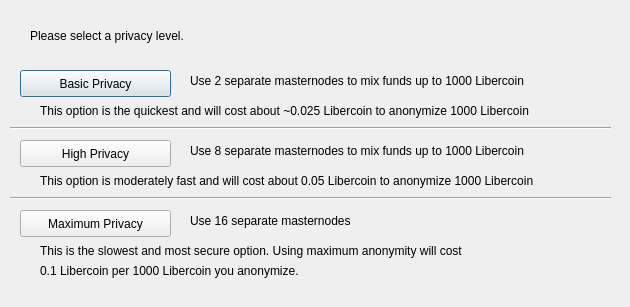
<?xml version="1.0" encoding="UTF-8"?>
<ui version="4.0">
 <class>luxsendConfig</class>
 <widget class="QDialog" name="luxsendConfig">
  <property name="geometry">
   <rect>
    <x>0</x>
    <y>0</y>
    <width>630</width>
    <height>307</height>
   </rect>
  </property>
  <property name="windowTitle">
   <string>Configure luxsend</string>
  </property>
  <widget class="QPushButton" name="buttonBasic">
   <property name="geometry">
    <rect>
     <x>20</x>
     <y>70</y>
     <width>151</width>
     <height>27</height>
    </rect>
   </property>
   <property name="text">
    <string>Basic Privacy</string>
   </property>
  </widget>
  <widget class="QPushButton" name="buttonHigh">
   <property name="geometry">
    <rect>
     <x>20</x>
     <y>140</y>
     <width>151</width>
     <height>27</height>
    </rect>
   </property>
   <property name="text">
    <string>High Privacy</string>
   </property>
  </widget>
  <widget class="QPushButton" name="buttonMax">
   <property name="geometry">
    <rect>
     <x>20</x>
     <y>210</y>
     <width>151</width>
     <height>27</height>
    </rect>
   </property>
   <property name="text">
    <string>Maximum Privacy</string>
   </property>
  </widget>
  <widget class="QLabel" name="label">
   <property name="geometry">
    <rect>
     <x>30</x>
     <y>20</y>
     <width>571</width>
     <height>31</height>
    </rect>
   </property>
   <property name="text">
    <string>Please select a privacy level.</string>
   </property>
  </widget>
  <widget class="QLabel" name="label_2">
   <property name="geometry">
    <rect>
     <x>190</x>
     <y>70</y>
     <width>421</width>
     <height>21</height>
    </rect>
   </property>
   <property name="text">
    <string>Use 2 separate masternodes to mix funds up to 1000 Libercoin</string>
   </property>
  </widget>
  <widget class="QLabel" name="label_3">
   <property name="geometry">
    <rect>
     <x>190</x>
     <y>140</y>
     <width>411</width>
     <height>21</height>
    </rect>
   </property>
   <property name="text">
    <string>Use 8 separate masternodes to mix funds up to 1000 Libercoin</string>
   </property>
  </widget>
  <widget class="QLabel" name="label_4">
   <property name="geometry">
    <rect>
     <x>190</x>
     <y>210</y>
     <width>421</width>
     <height>21</height>
    </rect>
   </property>
   <property name="text">
    <string>Use 16 separate masternodes</string>
   </property>
  </widget>
  <widget class="QLabel" name="label_6">
   <property name="geometry">
    <rect>
     <x>40</x>
     <y>100</y>
     <width>561</width>
     <height>21</height>
    </rect>
   </property>
   <property name="text">
    <string>This option is the quickest and will cost about ~0.025 Libercoin to anonymize 1000 Libercoin</string>
   </property>
  </widget>
  <widget class="QLabel" name="label_7">
   <property name="geometry">
    <rect>
     <x>40</x>
     <y>170</y>
     <width>561</width>
     <height>21</height>
    </rect>
   </property>
   <property name="text">
    <string>This option is moderately fast and will cost about 0.05 Libercoin to anonymize 1000 Libercoin</string>
   </property>
  </widget>
  <widget class="QLabel" name="label_8">
   <property name="geometry">
    <rect>
     <x>40</x>
     <y>240</y>
     <width>561</width>
     <height>21</height>
    </rect>
   </property>
   <property name="text">
    <string>This is the slowest and most secure option. Using maximum anonymity will cost</string>
   </property>
  </widget>
  <widget class="QLabel" name="label_9">
   <property name="geometry">
    <rect>
     <x>40</x>
     <y>260</y>
     <width>561</width>
     <height>21</height>
    </rect>
   </property>
   <property name="text">
    <string>0.1 Libercoin per 1000 Libercoin you anonymize.</string>
   </property>
  </widget>
  <widget class="Line" name="line">
   <property name="geometry">
    <rect>
     <x>10</x>
     <y>120</y>
     <width>601</width>
     <height>16</height>
    </rect>
   </property>
   <property name="orientation">
    <enum>Qt::Horizontal</enum>
   </property>
  </widget>
  <widget class="Line" name="line_2">
   <property name="geometry">
    <rect>
     <x>10</x>
     <y>190</y>
     <width>601</width>
     <height>16</height>
    </rect>
   </property>
   <property name="orientation">
    <enum>Qt::Horizontal</enum>
   </property>
  </widget>
 </widget>
 <resources/>
 <connections/>
</ui>
